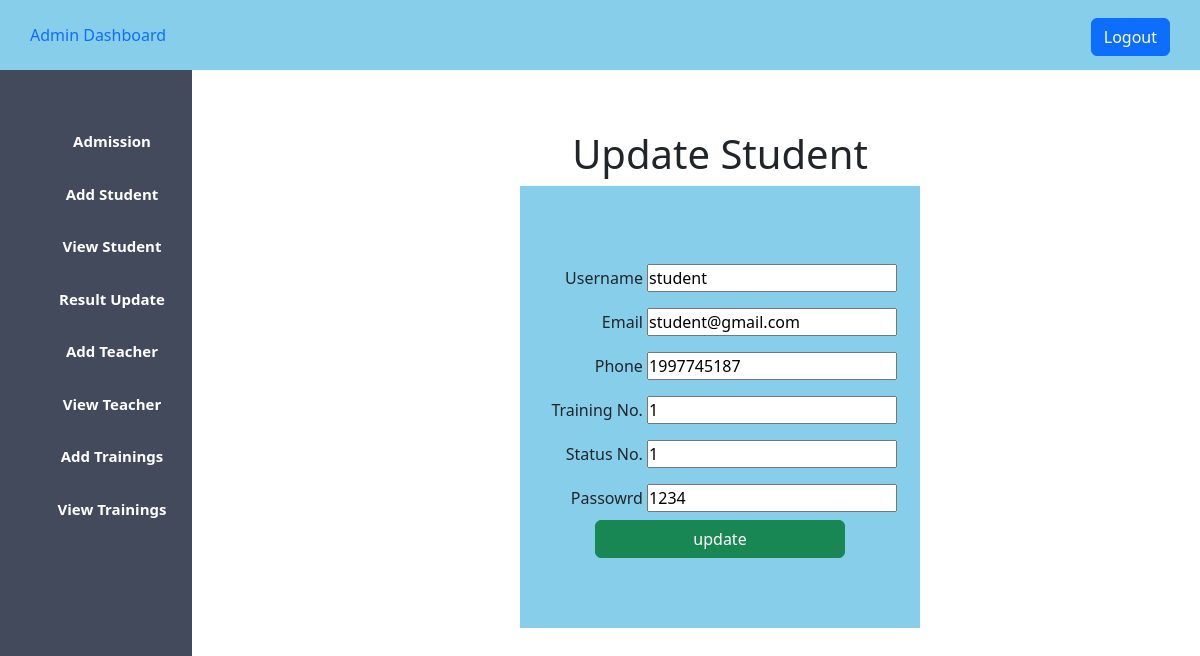
The page /car_managment/update_student.php?student_id=2 (signed in) on the database its author committed.
### tables this page shows
CREATE TABLE `user` (
  `id` int(11) NOT NULL,
  `username` varchar(30) DEFAULT NULL,
  `phone` int(15) DEFAULT NULL,
  `email` varchar(50) DEFAULT NULL,
  `usertype` varchar(20) DEFAULT NULL,
  `password` varchar(50) DEFAULT NULL,
  `package_no` int(11) DEFAULT NULL,
  `result_status` int(11) DEFAULT NULL
);

### car_managment/update_student.php (the view, shortened to what this page needs)
<?php
$host = "localhost";
$username = "root";
$password = "";
$database = "car_project";
$data = mysqli_connect($host, $username, $password, $database);
$id = $_GET['student_id'];
$sql = "SELECT * FROM user WHERE id='$id' ";
$result = mysqli_query($data, $sql);
$info = $result->fetch_assoc();
?>
<!DOCTYPE html>
<html lang="en">
<head>
    <?php
    include "admin_css.php";
    ?>
</head>
<body>
    <?php
    include "admin_sidebar.php";
    ?>
    <div class="content">
        <center>
            <h1>Update Student</h1>
            <div class="div_deg">
                <form action="#" method="post">
                    <div>
                        <label for="">Username</label>
                        <input type="text" name="name" value="<?php echo "{$info['username']}"; ?>">
                    </div>
                    <div>
                        <label for="">Email</label>
                        <input type="text" name="email" value="<?php echo "{$info['email']}"; ?>">
                    </div>
                    <div>
                        <label for="">Phone</label>
                        <input type="number" name="phone" value="<?php echo "{$info['phone']}"; ?>">
                    </div>
                    <div>
                        <label for="">Training No.</label>
                        <input type="number" name="package_no"value="<?php echo "{$info['package_no']}"; ?>">
                    </div>
                    <div>
                        <label for="">Status No.</label>
                        <input type="number" name="result_status"value="<?php echo "{$info['result_status']}"; ?>">
                    </div>
                    <div>
                        <label for="">Passowrd</label>
                        <input type="text" name="password" value="<?php echo "{$info['password']}"; ?>">
                    </div>
                    <div>
                        <input class="btn btn-success" type="submit" name="update" value="update">
                    </div>
                </form>
            </div>
        </center>
    </div>
</body>
</html>

### car_managment/styles/admin.css (style rules this page uses)
* { padding: 0; margin: 0; }
.content { margin-left: 20%; margin-top: 5%; }

### car_managment/update_student.php (style rules this page uses)
label { display: inline-block; width: 100px; text-align: right; padding-top: 10px; padding-bottom: 10px; }
input { width: 250px; }
.div_deg { background-color: skyblue; width: 400px; padding-top: 70px; padding-bottom: 70px; }

### rows shown on the page
user: name "student", email "student@gmail.com", phone "1997745187", password "1234"
